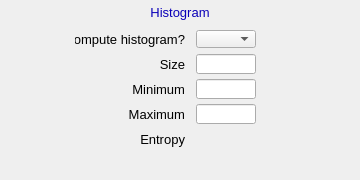
    <widget class="PyDMFrame" name="composite_1">
      <property name="geometry">
        <rect>
          <x>755</x>
          <y>245</y>
          <width>360</width>
          <height>180</height>
        </rect>
      </property>
      <widget class="PyDMDrawingRectangle" name="rectangle_1">
        <property name="geometry">
          <rect>
            <x>127</x>
            <y>2</y>
            <width>107</width>
            <height>21</height>
          </rect>
        </property>
        <property name="brush" stdset="0">
          <brush brushstyle="SolidPattern">
            <color alpha="255">
              <red>218</red>
              <green>218</green>
              <blue>218</blue>
            </color>
          </brush>
        </property>
        <property name="penStyle" stdset="0">
          <enum>Qt::SolidLine</enum>
        </property>
        <property name="penColor" stdset="0">
          <color>
            <red>218</red>
            <green>218</green>
            <blue>218</blue>
          </color>
        </property>
        <property name="penWidth" stdset="0">
          <double>0</double>
        </property>
        <property name="penCapStyle" stdset="0">
          <enum>Qt::FlatCap</enum>
        </property>
        <property name="toolTip">
          <string>rectangle_1</string>
        </property>
      </widget>
      <widget class="QLabel" name="text_1">
        <property name="geometry">
          <rect>
            <x>130</x>
            <y>2</y>
            <width>100</width>
            <height>20</height>
          </rect>
        </property>
        <property name="text">
          <string>Histogram</string>
        </property>
        <property name="font" stdset="0">
          <font>
            <pointsize>10</pointsize>
          </font>
        </property>
        <property name="brush" stdset="0">
          <brush brushstyle="SolidPattern">
            <color alpha="255">
              <red>10</red>
              <green>0</green>
              <blue>184</blue>
            </color>
          </brush>
        </property>
        <property name="toolTip">
          <string>text_1</string>
        </property>
        <property name="alignment">
          <set>Qt::AlignCenter</set>
        </property>
        <property name="styleSheet">
          <string notr="true">QLabel#text_1 {
  color: rgb(10, 0, 184);
  }</string>
        </property>
      </widget>
      <widget class="PyDMEnumComboBox" name="menu">
        <property name="geometry">
          <rect>
            <x>196</x>
            <y>30</y>
            <width>60</width>
            <height>18</height>
          </rect>
        </property>
        <property name="toolTip">
          <string>${prefix}ComputeHistogram</string>
        </property>
        <property name="channel" stdset="0">
          <string>ca://${prefix}ComputeHistogram</string>
        </property>
        <property name="font" stdset="0">
          <font>
            <pointsize>10</pointsize>
          </font>
        </property>
        <property name="styleSheet">
          <string notr="true">PyDMEnumComboBox#menu {
  color: rgb(0, 0, 0);
  background-color: rgb(115, 223, 255);
  }</string>
        </property>
      </widget>
      <widget class="QLabel" name="text_2">
        <property name="geometry">
          <rect>
            <x>75</x>
            <y>29</y>
            <width>110</width>
            <height>20</height>
          </rect>
        </property>
        <property name="text">
          <string>Compute histogram?</string>
        </property>
        <property name="font" stdset="0">
          <font>
            <pointsize>10</pointsize>
          </font>
        </property>
        <property name="brush" stdset="0">
          <brush brushstyle="SolidPattern">
            <color alpha="255">
              <red>0</red>
              <green>0</green>
              <blue>0</blue>
            </color>
          </brush>
        </property>
        <property name="toolTip">
          <string>text_2</string>
        </property>
        <property name="alignment">
          <set>Qt::AlignRight|Qt::AlignTrailing|Qt::AlignVCenter</set>
        </property>
        <property name="styleSheet">
          <string notr="true">QLabel#text_2 {
  color: rgb(0, 0, 0);
  }</string>
        </property>
      </widget>
      <widget class="PyDMLineEdit" name="text_entry">
        <property name="geometry">
          <rect>
            <x>196</x>
            <y>54</y>
            <width>60</width>
            <height>20</height>
          </rect>
        </property>
        <property name="channel" stdset="0">
          <string>ca://${prefix}HistSize</string>
        </property>
        <property name="toolTip">
          <string>${prefix}HistSize</string>
        </property>
        <property name="font" stdset="0">
          <font>
            <pointsize>10</pointsize>
          </font>
        </property>
        <property name="styleSheet">
          <string notr="true">PyDMLineEdit#text_entry {
  color: rgb(0, 0, 0);
  background-color: rgb(115, 223, 255);
  border: 1px solid black;
  margin: 0px;
  padding: 0px;
  spacing: 0px;
  }</string>
        </property>
      </widget>
      <widget class="QLabel" name="text_3">
        <property name="geometry">
          <rect>
            <x>115</x>
            <y>54</y>
            <width>70</width>
            <height>20</height>
          </rect>
        </property>
        <property name="text">
          <string>Size</string>
        </property>
        <property name="font" stdset="0">
          <font>
            <pointsize>10</pointsize>
          </font>
        </property>
        <property name="brush" stdset="0">
          <brush brushstyle="SolidPattern">
            <color alpha="255">
              <red>0</red>
              <green>0</green>
              <blue>0</blue>
            </color>
          </brush>
        </property>
        <property name="toolTip">
          <string>text_3</string>
        </property>
        <property name="alignment">
          <set>Qt::AlignRight|Qt::AlignTrailing|Qt::AlignVCenter</set>
        </property>
        <property name="styleSheet">
          <string notr="true">QLabel#text_3 {
  color: rgb(0, 0, 0);
  }</string>
        </property>
      </widget>
      <widget class="PyDMLineEdit" name="text_entry_1">
        <property name="geometry">
          <rect>
            <x>196</x>
            <y>79</y>
            <width>60</width>
            <height>20</height>
          </rect>
        </property>
        <property name="channel" stdset="0">
          <string>ca://${prefix}HistMin</string>
        </property>
        <property name="toolTip">
          <string>${prefix}HistMin</string>
        </property>
        <property name="font" stdset="0">
          <font>
            <pointsize>10</pointsize>
          </font>
        </property>
        <property name="styleSheet">
          <string notr="true">PyDMLineEdit#text_entry_1 {
  color: rgb(0, 0, 0);
  background-color: rgb(115, 223, 255);
  border: 1px solid black;
  margin: 0px;
  padding: 0px;
  spacing: 0px;
  }</string>
        </property>
      </widget>
      <widget class="QLabel" name="text_4">
        <property name="geometry">
          <rect>
            <x>115</x>
            <y>79</y>
            <width>70</width>
            <height>20</height>
          </rect>
        </property>
        <property name="text">
          <string>Minimum</string>
        </property>
        <property name="font" stdset="0">
          <font>
            <pointsize>10</pointsize>
          </font>
        </property>
        <property name="brush" stdset="0">
          <brush brushstyle="SolidPattern">
            <color alpha="255">
              <red>0</red>
              <green>0</green>
              <blue>0</blue>
            </color>
          </brush>
        </property>
        <property name="toolTip">
          <string>text_4</string>
        </property>
        <property name="alignment">
          <set>Qt::AlignRight|Qt::AlignTrailing|Qt::AlignVCenter</set>
        </property>
        <property name="styleSheet">
          <string notr="true">QLabel#text_4 {
  color: rgb(0, 0, 0);
  }</string>
        </property>
      </widget>
      <widget class="PyDMLineEdit" name="text_entry_2">
        <property name="geometry">
          <rect>
            <x>196</x>
            <y>104</y>
            <width>60</width>
            <height>20</height>
          </rect>
        </property>
        <property name="channel" stdset="0">
          <string>ca://${prefix}HistMax</string>
        </property>
        <property name="toolTip">
          <string>${prefix}HistMax</string>
        </property>
        <property name="font" stdset="0">
          <font>
            <pointsize>10</pointsize>
          </font>
        </property>
        <property name="styleSheet">
          <string notr="true">PyDMLineEdit#text_entry_2 {
  color: rgb(0, 0, 0);
  background-color: rgb(115, 223, 255);
  border: 1px solid black;
  margin: 0px;
  padding: 0px;
  spacing: 0px;
  }</string>
        </property>
      </widget>
      <widget class="QLabel" name="text_5">
        <property name="geometry">
          <rect>
            <x>115</x>
            <y>104</y>
            <width>70</width>
            <height>20</height>
          </rect>
        </property>
        <property name="text">
          <string>Maximum</string>
        </property>
        <property name="font" stdset="0">
          <font>
            <pointsize>10</pointsize>
          </font>
        </property>
        <property name="brush" stdset="0">
          <brush brushstyle="SolidPattern">
            <color alpha="255">
              <red>0</red>
              <green>0</green>
              <blue>0</blue>
            </color>
          </brush>
        </property>
        <property name="toolTip">
          <string>text_5</string>
        </property>
        <property name="alignment">
          <set>Qt::AlignRight|Qt::AlignTrailing|Qt::AlignVCenter</set>
        </property>
        <property name="styleSheet">
          <string notr="true">QLabel#text_5 {
  color: rgb(0, 0, 0);
  }</string>
        </property>
      </widget>
      <widget class="PyDMLabel" name="text_update">
        <property name="geometry">
          <rect>
            <x>196</x>
            <y>130</y>
            <width>61</width>
            <height>18</height>
          </rect>
        </property>
        <property name="toolTip">
          <string>PV: ${prefix}HistEntropy_RBV</string>
        </property>
        <property name="channel" stdset="0">
          <string>ca://${prefix}HistEntropy_RBV</string>
        </property>
        <property name="font" stdset="0">
          <font>
            <pointsize>10</pointsize>
          </font>
        </property>
        <property name="alignment">
          <set>Qt::AlignLeading|Qt::AlignLeft|Qt::AlignVCenter</set>
        </property>
        <property name="textInteractionFlags">
          <set>Qt::TextSelectableByKeyboard|Qt::TextSelectableByMouse</set>
        </property>
        <property name="styleSheet">
          <string notr="true">PyDMLabel#text_update {
  color: rgb(10, 0, 184);
  background-color: rgb(187, 187, 187);
  }</string>
        </property>
      </widget>
      <widget class="QLabel" name="text_6">
        <property name="geometry">
          <rect>
            <x>85</x>
            <y>129</y>
            <width>100</width>
            <height>20</height>
          </rect>
        </property>
        <property name="text">
          <string>Entropy</string>
        </property>
        <property name="font" stdset="0">
          <font>
            <pointsize>10</pointsize>
          </font>
        </property>
        <property name="brush" stdset="0">
          <brush brushstyle="SolidPattern">
            <color alpha="255">
              <red>0</red>
              <green>0</green>
              <blue>0</blue>
            </color>
          </brush>
        </property>
        <property name="toolTip">
          <string>text_6</string>
        </property>
        <property name="alignment">
          <set>Qt::AlignRight|Qt::AlignTrailing|Qt::AlignVCenter</set>
        </property>
        <property name="styleSheet">
          <string notr="true">QLabel#text_6 {
  color: rgb(0, 0, 0);
  }</string>
        </property>
      </widget>
      <widget class="PyDMDrawingRectangle" name="rectangle_2">
        <property name="geometry">
          <rect>
            <x>0</x>
            <y>0</y>
            <width>360</width>
            <height>180</height>
          </rect>
        </property>
        <property name="brush" stdset="0">
          <brush brushstyle="NoBrush">
            <color alpha="255">
              <red>0</red>
              <green>0</green>
              <blue>0</blue>
            </color>
          </brush>
        </property>
        <property name="penStyle" stdset="0">
          <enum>Qt::SolidLine</enum>
        </property>
        <property name="penColor" stdset="0">
          <color>
            <red>0</red>
            <green>0</green>
            <blue>0</blue>
          </color>
        </property>
        <property name="penWidth" stdset="0">
          <double>1</double>
        </property>
        <property name="penCapStyle" stdset="0">
          <enum>Qt::FlatCap</enum>
        </property>
        <property name="toolTip">
          <string>rectangle_2</string>
        </property>
      </widget>
      <widget class="PyDMLabel" name="text_update_1">
        <property name="geometry">
          <rect>
            <x>263</x>
            <y>30</y>
            <width>90</width>
            <height>18</height>
          </rect>
        </property>
        <property name="toolTip">
          <string>PV: ${prefix}ComputeHistogram_RBV</string>
        </property>
        <property name="channel" stdset="0">
          <string>ca://${prefix}ComputeHistogram_RBV</string>
        </property>
        <property name="font" stdset="0">
          <font>
            <pointsize>10</pointsize>
          </font>
        </property>
        <property name="alignment">
          <set>Qt::AlignLeading|Qt::AlignLeft|Qt::AlignVCenter</set>
        </property>
        <property name="textInteractionFlags">
          <set>Qt::TextSelectableByKeyboard|Qt::TextSelectableByMouse</set>
        </property>
        <property name="styleSheet">
          <string notr="true">PyDMLabel#text_update_1 {
  color: rgb(10, 0, 184);
  background-color: rgb(70, 70, 70);
  }</string>
        </property>
      </widget>
      <widget class="PyDMLabel" name="text_update_2">
        <property name="geometry">
          <rect>
            <x>263</x>
            <y>55</y>
            <width>90</width>
            <height>18</height>
          </rect>
        </property>
        <property name="toolTip">
          <string>PV: ${prefix}HistSize_RBV</string>
        </property>
        <property name="channel" stdset="0">
          <string>ca://${prefix}HistSize_RBV</string>
        </property>
        <property name="font" stdset="0">
          <font>
            <pointsize>10</pointsize>
          </font>
        </property>
        <property name="alignment">
          <set>Qt::AlignLeading|Qt::AlignLeft|Qt::AlignVCenter</set>
        </property>
        <property name="textInteractionFlags">
          <set>Qt::TextSelectableByKeyboard|Qt::TextSelectableByMouse</set>
        </property>
        <property name="styleSheet">
          <string notr="true">PyDMLabel#text_update_2 {
  color: rgb(10, 0, 184);
  background-color: rgb(187, 187, 187);
  }</string>
        </property>
      </widget>
      <widget class="PyDMLabel" name="text_update_3">
        <property name="geometry">
          <rect>
            <x>263</x>
            <y>80</y>
            <width>90</width>
            <height>18</height>
          </rect>
        </property>
        <property name="toolTip">
          <string>PV: ${prefix}HistMin_RBV</string>
        </property>
        <property name="channel" stdset="0">
          <string>ca://${prefix}HistMin_RBV</string>
        </property>
        <property name="font" stdset="0">
          <font>
            <pointsize>10</pointsize>
          </font>
        </property>
        <property name="alignment">
          <set>Qt::AlignLeading|Qt::AlignLeft|Qt::AlignVCenter</set>
        </property>
        <property name="textInteractionFlags">
          <set>Qt::TextSelectableByKeyboard|Qt::TextSelectableByMouse</set>
        </property>
        <property name="styleSheet">
          <string notr="true">PyDMLabel#text_update_3 {
  color: rgb(10, 0, 184);
  background-color: rgb(187, 187, 187);
  }</string>
        </property>
      </widget>
      <widget class="PyDMLabel" name="text_update_4">
        <property name="geometry">
          <rect>
            <x>263</x>
            <y>105</y>
            <width>90</width>
            <height>18</height>
          </rect>
        </property>
        <property name="toolTip">
          <string>PV: ${prefix}HistMax_RBV</string>
        </property>
        <property name="channel" stdset="0">
          <string>ca://${prefix}HistMax_RBV</string>
        </property>
        <property name="font" stdset="0">
          <font>
            <pointsize>10</pointsize>
          </font>
        </property>
        <property name="alignment">
          <set>Qt::AlignLeading|Qt::AlignLeft|Qt::AlignVCenter</set>
        </property>
        <property name="textInteractionFlags">
          <set>Qt::TextSelectableByKeyboard|Qt::TextSelectableByMouse</set>
        </property>
        <property name="styleSheet">
          <string notr="true">PyDMLabel#text_update_4 {
  color: rgb(10, 0, 184);
  background-color: rgb(187, 187, 187);
  }</string>
        </property>
      </widget>
      <widget class="PyDMFrame" name="composite_2">
        <property name="geometry">
          <rect>
            <x>145</x>
            <y>154</y>
            <width>111</width>
            <height>20</height>
          </rect>
        </property>
        <widget class="PyDMRelatedDisplayButton" name="related_display">
          <property name="geometry">
            <rect>
              <x>806</x>
              <y>245</y>
              <width>60</width>
              <height>20</height>
            </rect>
          </property>
          <property name="showIcon" stdset="0">
            <bool>true</bool>
          </property>
          <property name="font" stdset="0">
            <font>
              <pointsize>10</pointsize>
            </font>
          </property>
          <property name="styleSheet">
            <string notr="true">PyDMRelatedDisplayButton#related_display {
  color: rgb(0, 0, 0);
  background-color: rgb(115, 223, 255);
  }</string>
          </property>
          <property name="titles" stdset="0">
            <stringlist>
              <string>netCDF file #1</string>
            </stringlist>
          </property>
          <property name="filenames" stdset="0">
            <stringlist>
              <string>Plot_V23.ui</string>
            </stringlist>
          </property>
          <property name="macros" stdset="0">
            <stringlist>
              <string>P=${P},R=${R},DATA=Histogram_RBV,TITLE=Histogram,XLABEL=Bin Number,YLABEL=Counts</string>
            </stringlist>
          </property>
          <property name="openInNewWindow" stdset="0">
            <bool>true</bool>
          </property>
        </widget>
        <widget class="QLabel" name="text_7">
          <property name="geometry">
            <rect>
              <x>755</x>
              <y>245</y>
              <width>40</width>
              <height>20</height>
            </rect>
          </property>
          <property name="text">
            <string>Plot</string>
          </property>
          <property name="font" stdset="0">
            <font>
              <pointsize>10</pointsize>
            </font>
          </property>
          <property name="brush" stdset="0">
            <brush brushstyle="SolidPattern">
              <color alpha="255">
                <red>0</red>
                <green>0</green>
                <blue>0</blue>
              </color>
            </brush>
          </property>
          <property name="toolTip">
            <string>text_7</string>
          </property>
          <property name="alignment">
            <set>Qt::AlignLeading|Qt::AlignLeft|Qt::AlignVCenter</set>
          </property>
          <property name="styleSheet">
            <string notr="true">QLabel#text_7 {
  color: rgb(0, 0, 0);
  }</string>
          </property>
        </widget>
      </widget>
    </widget>
